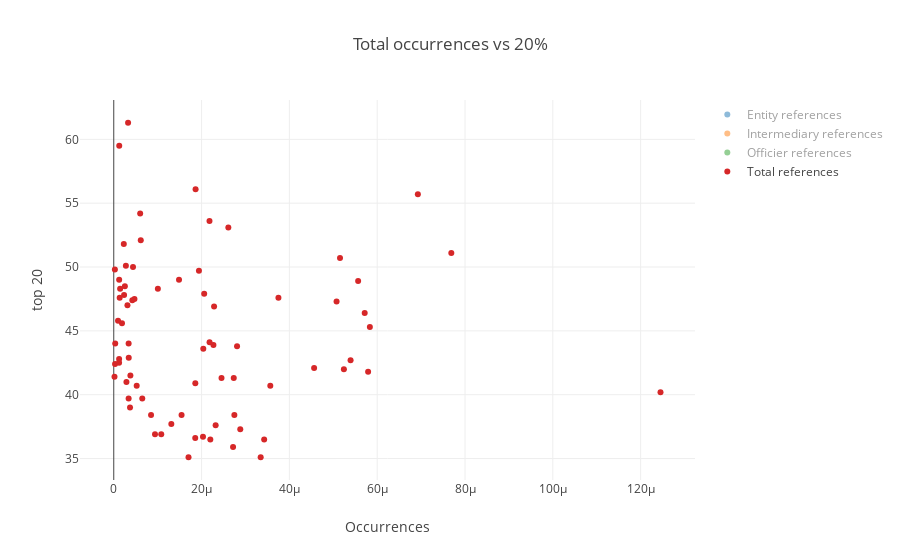

Notebook code cell kept with this figure:
### Code cell
data = list(map(lambda d: remove_outliers_2(d, 'counts_normalized', 'Income Share'), income_share_data))
plot_all_entity(data, 'counts_normalized', 'Income Share', nodes_types_desc, 3, 'Total occurrences vs 20%', 'Occurrences', 'top 20', 'scatter_20_count_outliers.html')

### Figure 1 — Plotly figure (JSON) as saved in the notebook; plotly's stock layout.template omitted (floating-point values rounded to 4 significant figures)
{"data": [{"mode": "markers", "name": "Entity references", "text": ["Angola", "Albania", "Argentina", "Australia", "Austria", "Azerbaijan", "Belgium", "Bangladesh", "Bulgaria", "Belarus", "Bolivia", "Brazil", "Central African Republic", "Canada", "Chile", "China", "Côte d'Ivoire", "Cameroon", "Colombia", "Czech Republic", "Germany", "Djibouti", "Denmark", "Dominican Republic", "Egypt", "Spain", "Finland", "France", "Georgia", "Ghana", "Greece", "Honduras", "Croatia", "Haiti", "Hungary", "Indonesia", "India", "Iran", "Iceland", "Italy", "Jamaica", "Japan", "Kazakhstan", "Kenya", "South Korea", "Liberia", "Sri Lanka", "Lesotho", "Lithuania", "Morocco", "Moldova", "Mexico", "Macedonia", "Mali", "Montenegro", "Mozambique", "Malawi", "Malaysia", "Nigeria", "Nicaragua", "Netherlands", "Norway", "Pakistan", "Peru", "Portugal", "Paraguay", "Romania", "Russia", "Sudan", "Senegal", "El Salvador", "Slovakia", "Slovenia", "Sweden", "Syria", "Chad", "Thailand", "Tunisia", "Turkey", "Tanzania", "Uganda", "Ukraine", "United States", "Uzbekistan", "Venezuela", "Viet Nam", "Vanuatu", "Yemen", "Zambia", "Zimbabwe"], "type": "scatter", "uid": "031cb1ca-d89e-4b25-8a80-0e28f6ff3d09", "visible": "legendonly", "x": [3.715e-07, 6.923e-07, 6.282e-06, 3.999e-06, 2.808e-06, 8.39e-07, 5.264e-06, 1.255e-08, 6.921e-06, 1.689e-06, 8.994e-06, 6.851e-06, 2.215e-07, 9.765e-06, 7.948e-06, 2.355e-06, 9.32e-07, 4.496e-08, 3.879e-05, 3.23e-06, 2.136e-06, 1.096e-06, 2.481e-06, 4.67e-05, 4.139e-07, 2.509e-05, 1.19e-05, 4.298e-06, 2.683e-07, 1.113e-07, 2.038e-05, 2.724e-06, 7.078e-07, 7.567e-07, 9.122e-06, 1.097e-07, 1.623e-08, 5.101e-08, 4.582e-05, 5.692e-06, 1.398e-06, 1.886e-07, 2.314e-07, 5.432e-07, 1.576e-07, 2.278e-07, 1.444e-07, 4.66e-07, 1.125e-05, 1.195e-06, 5.624e-07, 5.233e-07, 9.627e-07, 4.716e-07, 2.091e-05, 1.102e-07, 5.859e-08, 1.191e-06, 1.19e-07, 1.995e-06, 1.05e-05, 2.725e-06, 1.617e-08, 1.679e-06, 2.336e-05, 1.938e-05, 3.516e-07, 2.918e-05, 2.65e-08, 2.062e-07, 3.725e-05, 1.845e-07, 1.018e-05, 5.672e-06, 2.083e-07, 8.106e-07, 1.408e-05, 3.589e-07, 1.311e-06, 5.743e-08, 2.575e-08, 6.052e-06, 9.623e-06, 1.626e-07, 2.437e-05, 7.564e-08, 1.545e-05, 3.81e-08, 1.28e-07, 5.191e-07], "y": [48.5, 37.8, 47.6, 42, 38.4, 30.2, 36.5, 41.4, 43.9, 36.9, 49, 56.1, 60.9, 40.7, 53.6, 47.9, 47.8, 51.7, 55.7, 35.9, 39.7, 50, 37.7, 51.1, 41.5, 42.1, 36.7, 40.9, 43.6, 48.3, 41.8, 54.2, 38.4, 47.1, 38.4, 47.4, 44, 45.6, 37.3, 41.3, 51.6, 39.7, 36.9, 47.5, 39, 41.3, 47.6, 58.2, 44.1, 47, 36.6, 50.1, 41, 41.3, 40.5, 59.5, 51.8, 47.3, 49, 52.1, 37.3, 36.5, 42.8, 48.9, 42.7, 53.1, 40.7, 45.3, 42.4, 46.9, 46.4, 35, 35.1, 37.6, 44, 48.8, 43.8, 42.9, 48.3, 45.8, 49.8, 35.1, 46.9, 43.4, 50.7, 42.5, 44.8, 44.7, 61.3, 49.7]}, {"mode": "markers", "name": "Intermediary references", "text": ["Angola", "Argentina", "Australia", "Austria", "Belgium", "Bangladesh", "Bulgaria", "Belarus", "Bolivia", "Brazil", "Canada", "Chile", "China", "Côte d'Ivoire", "Colombia", "Czech Republic", "Germany", "Djibouti", "Denmark", "Dominican Republic", "Egypt", "Spain", "Estonia", "Finland", "France", "Georgia", "Ghana", "Greece", "Honduras", "Croatia", "Hungary", "Indonesia", "India", "Ireland", "Iran", "Italy", "Jordan", "Japan", "Kazakhstan", "Kenya", "South Korea", "Lebanon", "Liberia", "Sri Lanka", "Lesotho", "Lithuania", "Latvia", "Morocco", "Moldova", "Mexico", "Macedonia", "Mozambique", "Malawi", "Malaysia", "Nigeria", "Nicaragua", "Netherlands", "Norway", "Pakistan", "Peru", "Portugal", "Paraguay", "Romania", "Russia", "Sudan", "El Salvador", "Slovenia", "Sweden", "Syria", "Thailand", "Tunisia", "Turkey", "Tanzania", "Uganda", "Ukraine", "United States", "Venezuela", "Viet Nam", "Vanuatu", "Zambia", "Zimbabwe"], "type": "scatter", "uid": "46c16a1c-8fef-472a-90d4-0c249e469e9a", "visible": "legendonly", "x": [3.715e-08, 2.071e-06, 1.659e-06, 1.872e-06, 3.122e-06, 6.273e-09, 9.69e-07, 2.111e-07, 1.799e-06, 1.954e-06, 2.702e-06, 3.69e-06, 1.854e-07, 4.438e-08, 4.75e-06, 9.501e-07, 8.273e-07, 1.096e-06, 1.595e-06, 5.766e-06, 2.069e-07, 4.174e-06, 6.846e-06, 2.197e-06, 1.478e-06, 2.683e-07, 7.418e-08, 6.243e-06, 1.135e-06, 7.078e-07, 1.115e-06, 5.487e-08, 3.864e-09, 7.729e-06, 1.275e-08, 8.061e-07, 1.476e-06, 1.021e-07, 5.784e-08, 2.607e-07, 9.853e-08, 7.496e-06, 2.278e-07, 1.444e-07, 4.66e-07, 6.82e-07, 5.517e-06, 5.828e-08, 2.812e-07, 2.576e-07, 9.627e-07, 1.102e-07, 5.859e-08, 4.962e-07, 4.534e-08, 1.663e-06, 2.905e-06, 1.947e-06, 1.617e-08, 7.103e-07, 3.077e-06, 1.374e-06, 2.009e-07, 5.076e-07, 2.65e-08, 4.776e-06, 1.94e-06, 2.269e-06, 2.083e-07, 2.689e-06, 2.692e-07, 2.337e-07, 3.829e-08, 2.575e-08, 2.872e-07, 1.893e-06, 5.856e-06, 6.483e-08, 7.726e-06, 1.28e-07, 3.244e-07], "y": [48.5, 47.6, 42, 38.4, 36.5, 41.4, 43.9, 36.9, 49, 56.1, 40.7, 53.6, 47.9, 47.8, 55.7, 35.9, 39.7, 50, 37.7, 51.1, 41.5, 42.1, 40.4, 36.7, 40.9, 43.6, 48.3, 41.8, 54.2, 38.4, 38.4, 47.4, 44, 40.2, 45.6, 41.3, 42.4, 39.7, 36.9, 47.5, 39, 40, 41.3, 47.6, 58.2, 44.1, 41.5, 47, 36.6, 50.1, 41, 59.5, 51.8, 47.3, 49, 52.1, 37.3, 36.5, 42.8, 48.9, 42.7, 53.1, 40.7, 45.3, 42.4, 46.4, 35.1, 37.6, 44, 43.8, 42.9, 48.3, 45.8, 49.8, 35.1, 46.9, 50.7, 42.5, 44.8, 61.3, 49.7]}, {"mode": "markers", "name": "Officier references", "text": ["Angola", "Albania", "Argentina", "Armenia", "Australia", "Austria", "Azerbaijan", "Belgium", "Benin", "Burkina Faso", "Bangladesh", "Bulgaria", "Bosnia and Herzegovina", "Belarus", "Bolivia", "Brazil", "Central African Republic", "Canada", "Chile", "China", "Côte d'Ivoire", "Cameroon", "DR Congo", "Colombia", "Cape Verde", "Czech Republic", "Germany", "Djibouti", "Denmark", "Dominican Republic", "Algeria", "Ecuador", "Egypt", "Spain", "Ethiopia", "Finland", "Fiji", "France", "Gabon", "Georgia", "Ghana", "Guinea", "Gambia", "Guinea-Bissau", "Greece", "Guatemala", "Honduras", "Croatia", "Haiti", "Hungary", "Indonesia", "India", "Ireland", "Iran", "Iraq", "Italy", "Jamaica", "Jordan", "Japan", "Kazakhstan", "Kenya", "Kyrgyzstan", "South Korea", "Laos", "Liberia", "Sri Lanka", "Lithuania", "Latvia", "Morocco", "Moldova", "Madagascar", "Maldives", "Mexico", "Macedonia", "Mali", "Myanmar", "Montenegro", "Mongolia", "Mozambique", "Malawi", "Malaysia", "Niger", "Nigeria", "Nicaragua", "Netherlands", "Norway", "Nepal", "Pakistan", "Peru", "Papua New Guinea", "Portugal", "Paraguay", "Palestine", "Romania", "Russia", "Rwanda", "Sudan", "Senegal", "Solomon Islands", "Sierra Leone", "El Salvador", "Slovakia", "Slovenia", "Sweden", "Swaziland", "Syria", "Chad", "Togo", "Thailand", "Tajikistan", "Tunisia", "Turkey", "Tanzania", "Uganda", "Ukraine", "United States", "Uzbekistan", "Venezuela", "Viet Nam", "Yemen", "Zimbabwe"], "type": "scatter", "uid": "41ba9486-03e5-405a-9928-2d299c9d64ce", "visible": "legendonly", "x": [2.117e-06, 8.653e-06, 2.915e-05, 9.635e-06, 4.676e-05, 1.076e-05, 9.544e-06, 2.587e-05, 7.777e-07, 5.686e-08, 1.506e-07, 1.481e-05, 1.122e-06, 7.494e-06, 4.071e-06, 9.833e-06, 9.302e-06, 2.319e-05, 1.016e-05, 1.806e-05, 1.376e-06, 2.293e-06, 6.511e-07, 2.572e-05, 4.559e-05, 2.299e-05, 3.532e-06, 2.193e-06, 9.037e-06, 2.441e-05, 4.858e-07, 5.798e-05, 3.17e-06, 1.637e-05, 2.054e-08, 6.225e-06, 3.387e-06, 1.28e-05, 1.653e-05, 1.986e-05, 1.261e-06, 6.776e-07, 3.65e-06, 1.159e-06, 3.131e-05, 3.31e-05, 2.157e-06, 7.078e-06, 2.119e-05, 1.723e-05, 4.068e-06, 3.138e-07, 4.766e-05, 1.811e-06, 1.086e-06, 1.805e-05, 8.385e-06, 4.722e-05, 3.096e-06, 1.053e-05, 3.911e-06, 1.714e-07, 3.449e-06, 8.211e-06, 2.687e-05, 1.059e-06, 9.89e-06, 5.016e-05, 1.865e-06, 1.771e-05, 4.239e-07, 4.164e-05, 1.98e-06, 9.627e-07, 1.179e-06, 3.467e-07, 2.895e-05, 1.505e-05, 1.029e-06, 2.168e-06, 4.906e-05, 5.222e-08, 1.065e-06, 2.494e-06, 1.542e-05, 1.732e-05, 2.471e-07, 1.186e-06, 5.327e-05, 2.579e-07, 2.75e-05, 5.341e-06, 2.561e-06, 4.671e-06, 2.864e-05, 2.644e-07, 2.385e-07, 1.169e-06, 3.475e-06, 5.65e-07, 1.512e-05, 2.196e-05, 2.134e-05, 1.526e-05, 1.622e-05, 2.968e-06, 3.758e-06, 4.15e-07, 1.131e-05, 8.37e-07, 2.782e-06, 8.503e-06, 8.806e-07, 2.06e-07, 1.069e-05, 1.134e-05, 2.341e-06, 2.131e-05, 1.07e-06, 3.429e-07, 1.856e-05], "y": [48.5, 37.8, 47.6, 40.2, 42, 38.4, 30.2, 36.5, 52.1, 44.3, 41.4, 43.9, 40.5, 36.9, 49, 56.1, 60.9, 40.7, 53.6, 47.9, 47.8, 51.7, 48.4, 55.7, 53.3, 35.9, 39.7, 50, 37.7, 51.1, 37.2, 50.5, 41.5, 42.1, 46.7, 36.7, 44.7, 40.9, 44.4, 43.6, 48.3, 41.5, 43.6, 56.7, 41.8, 53.6, 54.2, 38.4, 47.1, 38.4, 47.4, 44, 40.2, 45.6, 38.5, 41.3, 51.6, 42.4, 39.7, 36.9, 47.5, 37.2, 39, 44.6, 41.3, 47.6, 44.1, 41.5, 47, 36.6, 49.4, 45, 50.1, 41, 41.3, 45.7, 40.5, 40.6, 59.5, 51.8, 47.3, 42.4, 49, 52.1, 37.3, 36.5, 41.5, 42.8, 48.9, 47.3, 42.7, 53.1, 41.1, 40.7, 45.3, 52.2, 42.4, 46.9, 44.6, 42.4, 46.4, 35, 35.1, 37.6, 56.7, 44, 48.8, 48.6, 43.8, 41.7, 42.9, 48.3, 45.8, 49.8, 35.1, 46.9, 43.4, 50.7, 42.5, 44.7, 49.7]}, {"mode": "markers", "name": "Total references", "text": ["Angola", "Argentina", "Australia", "Austria", "Belgium", "Bangladesh", "Bulgaria", "Belarus", "Bolivia", "Brazil", "Canada", "Chile", "China", "Côte d'Ivoire", "Colombia", "Czech Republic", "Germany", "Djibouti", "Denmark", "Dominican Republic", "Egypt", "Spain", "Finland", "France", "Georgia", "Ghana", "Greece", "Honduras", "Croatia", "Hungary", "Indonesia", "India", "Ireland", "Iran", "Italy", "Japan", "Kazakhstan", "Kenya", "South Korea", "Liberia", "Sri Lanka", "Lithuania", "Morocco", "Moldova", "Mexico", "Macedonia", "Mozambique", "Malawi", "Malaysia", "Nigeria", "Nicaragua", "Netherlands", "Norway", "Pakistan", "Peru", "Portugal", "Paraguay", "Romania", "Russia", "Sudan", "El Salvador", "Slovenia", "Sweden", "Syria", "Thailand", "Tunisia", "Turkey", "Tanzania", "Uganda", "Ukraine", "United States", "Venezuela", "Viet Nam", "Zambia", "Zimbabwe"], "type": "scatter", "uid": "06b1bb11-5c6c-42ee-a017-62829cd56c06", "visible": true, "x": [2.526e-06, 3.75e-05, 5.242e-05, 1.545e-05, 3.426e-05, 1.694e-07, 2.27e-05, 9.394e-06, 1.486e-05, 1.864e-05, 3.565e-05, 2.18e-05, 2.06e-05, 2.352e-06, 6.926e-05, 2.717e-05, 6.495e-06, 4.385e-06, 1.311e-05, 7.688e-05, 3.79e-06, 4.563e-05, 2.032e-05, 1.858e-05, 2.039e-05, 1.446e-06, 5.793e-05, 6.016e-06, 8.494e-06, 2.747e-05, 4.233e-06, 3.339e-07, 0.0001245, 1.875e-06, 2.454e-05, 3.386e-06, 1.082e-05, 4.715e-06, 3.705e-06, 2.733e-05, 1.348e-06, 2.183e-05, 3.118e-06, 1.856e-05, 2.761e-06, 2.888e-06, 1.249e-06, 2.285e-06, 5.075e-05, 1.23e-06, 6.152e-06, 2.882e-05, 2.2e-05, 1.218e-06, 5.566e-05, 5.394e-05, 2.61e-05, 5.224e-06, 5.833e-05, 2.915e-07, 5.715e-05, 3.346e-05, 2.321e-05, 3.385e-06, 2.808e-05, 3.41e-06, 1.005e-05, 9.764e-07, 2.575e-07, 1.703e-05, 2.285e-05, 5.153e-05, 1.21e-06, 3.265e-06, 1.94e-05], "y": [48.5, 47.6, 42, 38.4, 36.5, 41.4, 43.9, 36.9, 49, 56.1, 40.7, 53.6, 47.9, 47.8, 55.7, 35.9, 39.7, 50, 37.7, 51.1, 41.5, 42.1, 36.7, 40.9, 43.6, 48.3, 41.8, 54.2, 38.4, 38.4, 47.4, 44, 40.2, 45.6, 41.3, 39.7, 36.9, 47.5, 39, 41.3, 47.6, 44.1, 47, 36.6, 50.1, 41, 59.5, 51.8, 47.3, 49, 52.1, 37.3, 36.5, 42.8, 48.9, 42.7, 53.1, 40.7, 45.3, 42.4, 46.4, 35.1, 37.6, 44, 43.8, 42.9, 48.3, 45.8, 49.8, 35.1, 46.9, 50.7, 42.5, 61.3, 49.7]}], "layout": {"hovermode": "closest", "title": "Total occurrences vs 20%", "xaxis": {"title": "Occurrences"}, "yaxis": {"title": "top 20"}}}
